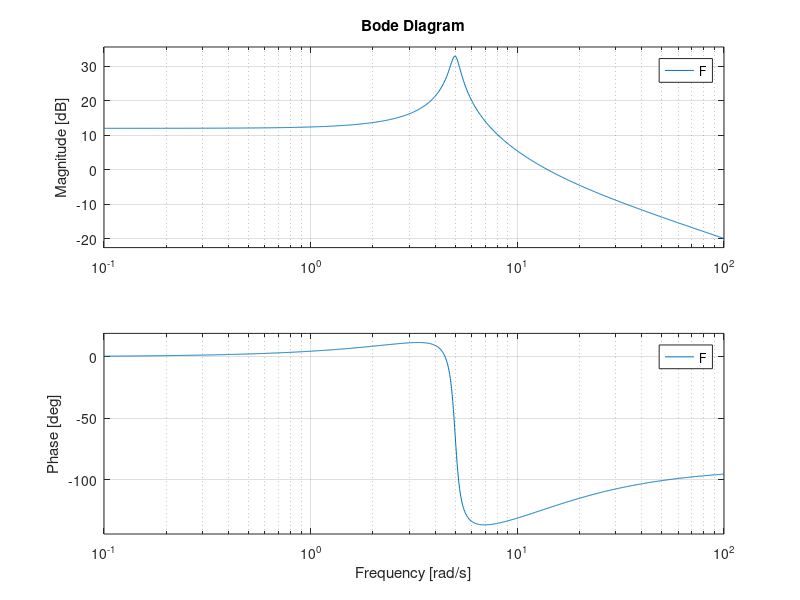
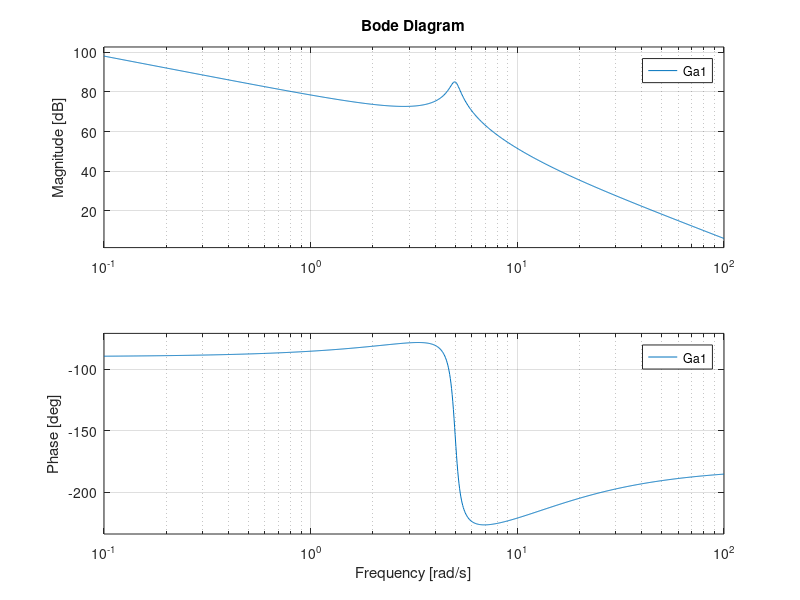
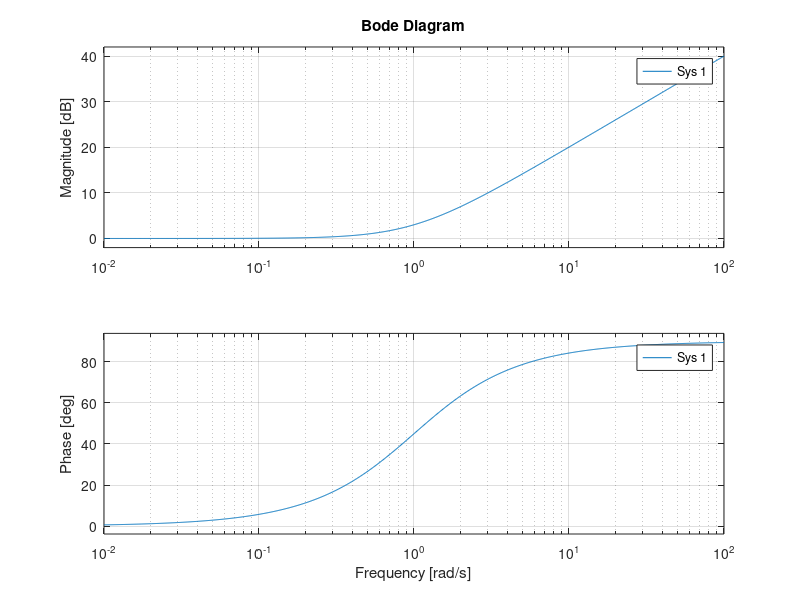
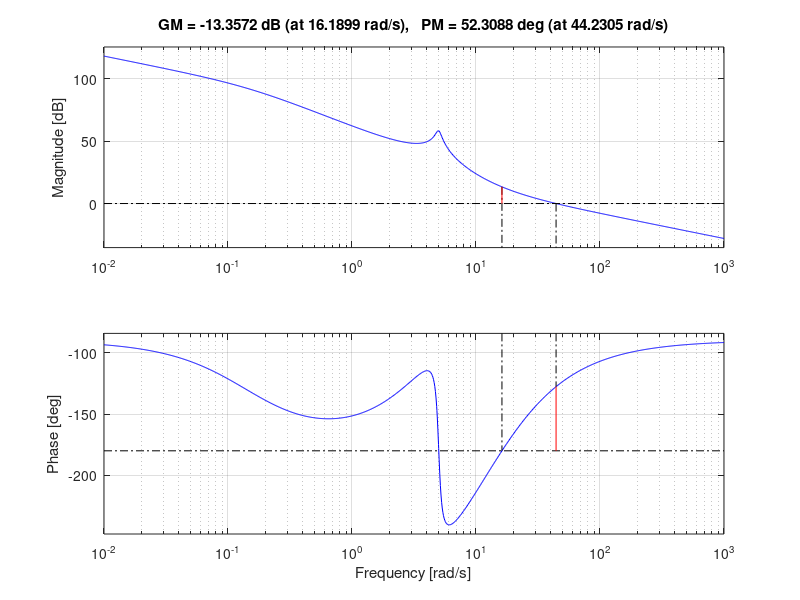

Recreate these plots in MATLAB, in order.
clear all, close all

s = tf('s');

F = 10*(s+10)/(s^2+0.5*s+25);

damp(F);
zero(F);

Kf = dcgain(F);

figure, bode(F)


Kc = 2000;
wc_des = 44;%iniziale 47

Ga1 =Kc*F/s;
figure, bode(Ga1)
[m_wb_des, f_wb_des] = bode(Ga1,wc_des);

%m_db_des = 20*log10(m_wb_des)
%f_wb_des

figure, bode((1+s));

xz = 2.8; %iniziale 1.78
tauz = xz/wc_des;
Rz = 1+tauz*s;
Ga2 = Kc/s*Rz*F;

[m_wb_des, f_wb_des] = bode(Ga2,wc_des)

mi = 31.9;
figure, bode((1+1/mi*s)/(1+s))

xi = 290
taui = xi/wc_des
Ri = (1+taui/mi*s)/(1+taui*s);


Ga = Kc/s*F*Ri*Rz;
margin(Ga)
C = Kc/s*Ri*Rz;

W = feedback(C*F, 1);
figure, step(W)